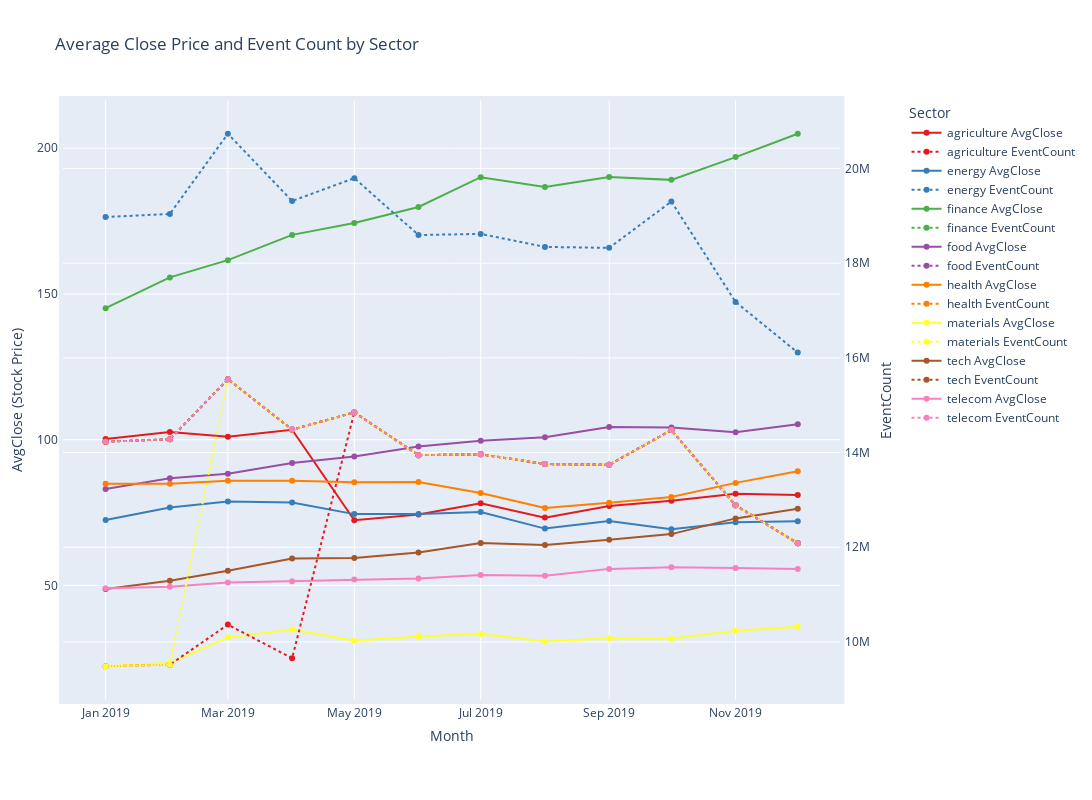

This figure's notebook cell:
### Code cell
# Create subplots with secondary y-axis
fig = make_subplots(specs=[[{"secondary_y": True}]])

# Define unique sectors for color separation
sectors = sector_avg_close_df['Sector'].unique()

# Create a color palette to assign different colors to each sector
colors = {
    sector: color
    for sector, color in zip(sectors, px.colors.qualitative.Set1)
}

# Add traces for each sector for AvgClose (primary y-axis)
for sector in sectors:
    sector_data = sector_avg_close_df[sector_avg_close_df['Sector'] == sector]
    
    # Plot AvgClose for the sector
    fig.add_trace(
        go.Scatter(
            x=sector_data['Month'], 
            y=sector_data['AvgClose'], 
            mode='lines+markers',
            name=f'{sector} AvgClose',
            line=dict(color=colors[sector]),
        ),
        secondary_y=False  # Primary y-axis
    )

    # Plot EventCount for the sector (secondary y-axis)
    fig.add_trace(
        go.Scatter(
            x=sector_data['Month'], 
            y=sector_data['EventCount'], 
            mode='lines+markers',
            name=f'{sector} EventCount',
            line=dict(dash='dot', color=colors[sector]),  # Dashed line for EventCount
        ),
        secondary_y=True  # Secondary y-axis
    )

# Update y-axis titles
fig.update_yaxes(title_text="AvgClose (Stock Price)", secondary_y=False)
fig.update_yaxes(title_text="EventCount", secondary_y=True)

# Update x-axis title and overall title
fig.update_layout(
    autosize=False,
    width=1200,
    height=800,
    margin=dict(
        l=50,
        r=50,
        b=100,
        t=100,
        pad=4
    ),
    title_text="Average Close Price and Event Count by Sector",
    xaxis_title="Month",
    legend_title="Sector",
)

# Show the plot
fig.show()

### Figure 1 — Plotly figure (JSON) as saved in the notebook; plotly's stock layout.template omitted (floating-point values rounded to 4 significant figures)
{"data": [{"line": {"color": "rgb(228,26,28)"}, "mode": "lines+markers", "name": "agriculture AvgClose", "type": "scatter", "x": ["2019-01-01T00:00:00", "2019-02-01T00:00:00", "2019-03-01T00:00:00", "2019-04-01T00:00:00", "2019-05-01T00:00:00", "2019-06-01T00:00:00", "2019-07-01T00:00:00", "2019-08-01T00:00:00", "2019-09-01T00:00:00", "2019-10-01T00:00:00", "2019-11-01T00:00:00", "2019-12-01T00:00:00"], "xaxis": "x", "y": [100.3, 102.6, 101.0, 103.4, 72.35, 74.31, 78.22, 73.26, 77.25, 79.06, 81.44, 81.03], "yaxis": "y"}, {"line": {"color": "rgb(228,26,28)", "dash": "dot"}, "mode": "lines+markers", "name": "agriculture EventCount", "type": "scatter", "x": ["2019-01-01T00:00:00", "2019-02-01T00:00:00", "2019-03-01T00:00:00", "2019-04-01T00:00:00", "2019-05-01T00:00:00", "2019-06-01T00:00:00", "2019-07-01T00:00:00", "2019-08-01T00:00:00", "2019-09-01T00:00:00", "2019-10-01T00:00:00", "2019-11-01T00:00:00", "2019-12-01T00:00:00"], "xaxis": "x", "y": [9487062, 9519874, 10366550, 9656380, 14846916, 13945296, 13963365, 13757610, 13742286, 14475393, 12885087, 12083499], "yaxis": "y2"}, {"line": {"color": "rgb(55,126,184)"}, "mode": "lines+markers", "name": "energy AvgClose", "type": "scatter", "x": ["2019-01-01T00:00:00", "2019-02-01T00:00:00", "2019-03-01T00:00:00", "2019-04-01T00:00:00", "2019-05-01T00:00:00", "2019-06-01T00:00:00", "2019-07-01T00:00:00", "2019-08-01T00:00:00", "2019-09-01T00:00:00", "2019-10-01T00:00:00", "2019-11-01T00:00:00", "2019-12-01T00:00:00"], "xaxis": "x", "y": [72.41, 76.76, 78.75, 78.44, 74.47, 74.51, 75.22, 69.5, 72.1, 69.26, 71.7, 72.02], "yaxis": "y"}, {"line": {"color": "rgb(55,126,184)", "dash": "dot"}, "mode": "lines+markers", "name": "energy EventCount", "type": "scatter", "x": ["2019-01-01T00:00:00", "2019-02-01T00:00:00", "2019-03-01T00:00:00", "2019-04-01T00:00:00", "2019-05-01T00:00:00", "2019-06-01T00:00:00", "2019-07-01T00:00:00", "2019-08-01T00:00:00", "2019-09-01T00:00:00", "2019-10-01T00:00:00", "2019-11-01T00:00:00", "2019-12-01T00:00:00"], "xaxis": "x", "y": [18974124, 19039748, 20733100, 19312760, 19795888, 18593728, 18617820, 18343480, 18323048, 19300524, 17180116, 16111332], "yaxis": "y2"}, {"line": {"color": "rgb(77,175,74)"}, "mode": "lines+markers", "name": "finance AvgClose", "type": "scatter", "x": ["2019-01-01T00:00:00", "2019-02-01T00:00:00", "2019-03-01T00:00:00", "2019-04-01T00:00:00", "2019-05-01T00:00:00", "2019-06-01T00:00:00", "2019-07-01T00:00:00", "2019-08-01T00:00:00", "2019-09-01T00:00:00", "2019-10-01T00:00:00", "2019-11-01T00:00:00", "2019-12-01T00:00:00"], "xaxis": "x", "y": [145.1, 155.7, 161.6, 170.3, 174.4, 179.8, 190.1, 186.7, 190.2, 189.2, 197.0, 205.0], "yaxis": "y"}, {"line": {"color": "rgb(77,175,74)", "dash": "dot"}, "mode": "lines+markers", "name": "finance EventCount", "type": "scatter", "x": ["2019-01-01T00:00:00", "2019-02-01T00:00:00", "2019-03-01T00:00:00", "2019-04-01T00:00:00", "2019-05-01T00:00:00", "2019-06-01T00:00:00", "2019-07-01T00:00:00", "2019-08-01T00:00:00", "2019-09-01T00:00:00", "2019-10-01T00:00:00", "2019-11-01T00:00:00", "2019-12-01T00:00:00"], "xaxis": "x", "y": [14230593, 14279811, 15549825, 14484570, 14846916, 13945296, 13963365, 13757610, 13742286, 14475393, 12885087, 12083499], "yaxis": "y2"}, {"line": {"color": "rgb(152,78,163)"}, "mode": "lines+markers", "name": "food AvgClose", "type": "scatter", "x": ["2019-01-01T00:00:00", "2019-02-01T00:00:00", "2019-03-01T00:00:00", "2019-04-01T00:00:00", "2019-05-01T00:00:00", "2019-06-01T00:00:00", "2019-07-01T00:00:00", "2019-08-01T00:00:00", "2019-09-01T00:00:00", "2019-10-01T00:00:00", "2019-11-01T00:00:00", "2019-12-01T00:00:00"], "xaxis": "x", "y": [83.05, 86.78, 88.32, 92.02, 94.25, 97.68, 99.64, 100.8, 104.4, 104.2, 102.6, 105.3], "yaxis": "y"}, {"line": {"color": "rgb(152,78,163)", "dash": "dot"}, "mode": "lines+markers", "name": "food EventCount", "type": "scatter", "x": ["2019-01-01T00:00:00", "2019-02-01T00:00:00", "2019-03-01T00:00:00", "2019-04-01T00:00:00", "2019-05-01T00:00:00", "2019-06-01T00:00:00", "2019-07-01T00:00:00", "2019-08-01T00:00:00", "2019-09-01T00:00:00", "2019-10-01T00:00:00", "2019-11-01T00:00:00", "2019-12-01T00:00:00"], "xaxis": "x", "y": [14230593, 14279811, 15549825, 14484570, 14846916, 13945296, 13963365, 13757610, 13742286, 14475393, 12885087, 12083499], "yaxis": "y2"}, {"line": {"color": "rgb(255,127,0)"}, "mode": "lines+markers", "name": "health AvgClose", "type": "scatter", "x": ["2019-01-01T00:00:00", "2019-02-01T00:00:00", "2019-03-01T00:00:00", "2019-04-01T00:00:00", "2019-05-01T00:00:00", "2019-06-01T00:00:00", "2019-07-01T00:00:00", "2019-08-01T00:00:00", "2019-09-01T00:00:00", "2019-10-01T00:00:00", "2019-11-01T00:00:00", "2019-12-01T00:00:00"], "xaxis": "x", "y": [84.92, 84.9, 85.96, 85.9, 85.38, 85.46, 81.7, 76.58, 78.34, 80.36, 85.18, 89.17], "yaxis": "y"}, {"line": {"color": "rgb(255,127,0)", "dash": "dot"}, "mode": "lines+markers", "name": "health EventCount", "type": "scatter", "x": ["2019-01-01T00:00:00", "2019-02-01T00:00:00", "2019-03-01T00:00:00", "2019-04-01T00:00:00", "2019-05-01T00:00:00", "2019-06-01T00:00:00", "2019-07-01T00:00:00", "2019-08-01T00:00:00", "2019-09-01T00:00:00", "2019-10-01T00:00:00", "2019-11-01T00:00:00", "2019-12-01T00:00:00"], "xaxis": "x", "y": [14230593, 14279811, 15549825, 14484570, 14846916, 13945296, 13963365, 13757610, 13742286, 14475393, 12885087, 12083499], "yaxis": "y2"}, {"line": {"color": "rgb(255,255,51)"}, "mode": "lines+markers", "name": "materials AvgClose", "type": "scatter", "x": ["2019-01-01T00:00:00", "2019-02-01T00:00:00", "2019-03-01T00:00:00", "2019-04-01T00:00:00", "2019-05-01T00:00:00", "2019-06-01T00:00:00", "2019-07-01T00:00:00", "2019-08-01T00:00:00", "2019-09-01T00:00:00", "2019-10-01T00:00:00", "2019-11-01T00:00:00", "2019-12-01T00:00:00"], "xaxis": "x", "y": [22.26, 23.34, 32.18, 34.84, 31.0, 32.47, 33.31, 30.75, 31.86, 31.74, 34.44, 35.78], "yaxis": "y"}, {"line": {"color": "rgb(255,255,51)", "dash": "dot"}, "mode": "lines+markers", "name": "materials EventCount", "type": "scatter", "x": ["2019-01-01T00:00:00", "2019-02-01T00:00:00", "2019-03-01T00:00:00", "2019-04-01T00:00:00", "2019-05-01T00:00:00", "2019-06-01T00:00:00", "2019-07-01T00:00:00", "2019-08-01T00:00:00", "2019-09-01T00:00:00", "2019-10-01T00:00:00", "2019-11-01T00:00:00", "2019-12-01T00:00:00"], "xaxis": "x", "y": [9487062, 9519874, 15549825, 14484570, 14846916, 13945296, 13963365, 13757610, 13742286, 14475393, 12885087, 12083499], "yaxis": "y2"}, {"line": {"color": "rgb(166,86,40)"}, "mode": "lines+markers", "name": "tech AvgClose", "type": "scatter", "x": ["2019-01-01T00:00:00", "2019-02-01T00:00:00", "2019-03-01T00:00:00", "2019-04-01T00:00:00", "2019-05-01T00:00:00", "2019-06-01T00:00:00", "2019-07-01T00:00:00", "2019-08-01T00:00:00", "2019-09-01T00:00:00", "2019-10-01T00:00:00", "2019-11-01T00:00:00", "2019-12-01T00:00:00"], "xaxis": "x", "y": [48.77, 51.56, 55.05, 59.2, 59.39, 61.33, 64.54, 63.88, 65.68, 67.61, 73.0, 76.31], "yaxis": "y"}, {"line": {"color": "rgb(166,86,40)", "dash": "dot"}, "mode": "lines+markers", "name": "tech EventCount", "type": "scatter", "x": ["2019-01-01T00:00:00", "2019-02-01T00:00:00", "2019-03-01T00:00:00", "2019-04-01T00:00:00", "2019-05-01T00:00:00", "2019-06-01T00:00:00", "2019-07-01T00:00:00", "2019-08-01T00:00:00", "2019-09-01T00:00:00", "2019-10-01T00:00:00", "2019-11-01T00:00:00", "2019-12-01T00:00:00"], "xaxis": "x", "y": [14230593, 14279811, 15549825, 14484570, 14846916, 13945296, 13963365, 13757610, 13742286, 14475393, 12885087, 12083499], "yaxis": "y2"}, {"line": {"color": "rgb(247,129,191)"}, "mode": "lines+markers", "name": "telecom AvgClose", "type": "scatter", "x": ["2019-01-01T00:00:00", "2019-02-01T00:00:00", "2019-03-01T00:00:00", "2019-04-01T00:00:00", "2019-05-01T00:00:00", "2019-06-01T00:00:00", "2019-07-01T00:00:00", "2019-08-01T00:00:00", "2019-09-01T00:00:00", "2019-10-01T00:00:00", "2019-11-01T00:00:00", "2019-12-01T00:00:00"], "xaxis": "x", "y": [49.07, 49.53, 50.97, 51.45, 52.05, 52.4, 53.57, 53.34, 55.67, 56.22, 55.99, 55.64], "yaxis": "y"}, {"line": {"color": "rgb(247,129,191)", "dash": "dot"}, "mode": "lines+markers", "name": "telecom EventCount", "type": "scatter", "x": ["2019-01-01T00:00:00", "2019-02-01T00:00:00", "2019-03-01T00:00:00", "2019-04-01T00:00:00", "2019-05-01T00:00:00", "2019-06-01T00:00:00", "2019-07-01T00:00:00", "2019-08-01T00:00:00", "2019-09-01T00:00:00", "2019-10-01T00:00:00", "2019-11-01T00:00:00", "2019-12-01T00:00:00"], "xaxis": "x", "y": [14230593, 14279811, 15549825, 14484570, 14846916, 13945296, 13963365, 13757610, 13742286, 14475393, 12885087, 12083499], "yaxis": "y2"}], "layout": {"autosize": false, "height": 800, "legend": {"title": {"text": "Sector"}}, "margin": {"b": 100, "l": 50, "pad": 4, "r": 50, "t": 100}, "title": {"text": "Average Close Price and Event Count by Sector"}, "width": 1200, "xaxis": {"anchor": "y", "domain": [0, 0.94], "title": {"text": "Month"}}, "yaxis": {"anchor": "x", "domain": [0, 1], "title": {"text": "AvgClose (Stock Price)"}}, "yaxis2": {"anchor": "x", "overlaying": "y", "side": "right", "title": {"text": "EventCount"}}}}
